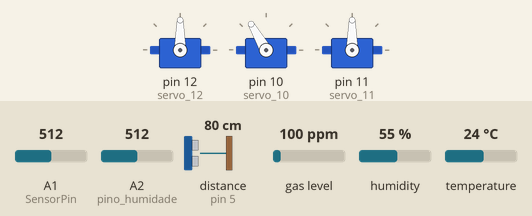
A sketch run on a simulated Arduino Uno, built with avr-gcc and run on an emulated ATmega328P. On the bench: 3 × servo. Wiring (inferred from the names in the program): ultrasonic range finder: trigger pin 4; echo pin 5. The test bench sets the inputs (shaded band); at power-on: distance to the obstacle (sensor on pin 5) 80 cm, temperature 24 °C, gas level 100 ppm, A1 (SensorPin) = 512, A2 (pino_humidade) = 512, humidity 55 %. The echo pulse lasts 58.3 µs per cm; what the sketch prints to the serial monitor is not drawn.

Above: at 1.4 s.
1.5 s: distance to the obstacle (sensor on pin 5) set to 2 cm
At 4.63 s:
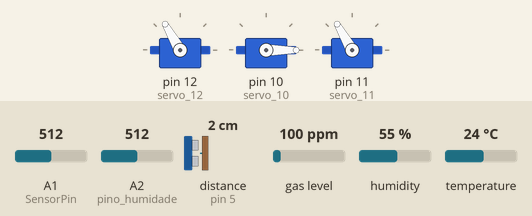
5.0 s: temperature set to 22 °C
8.5 s: temperature set to 19 °C
At 10.1 s:
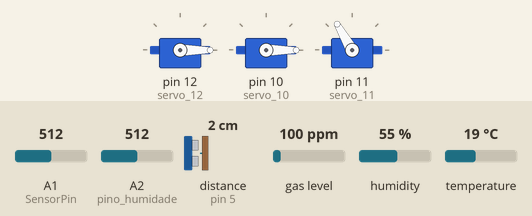
13.6 s: distance to the obstacle (sensor on pin 5) set to 18 cm
At 17.3 s:
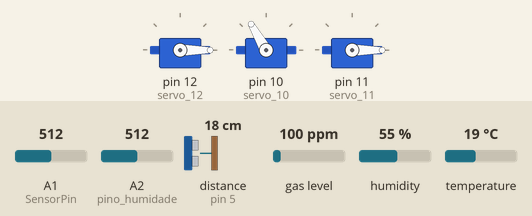
17.6 s: gas level set to 7 ppm
22.1 s: gas level set to 4 ppm
At 23.8 s:
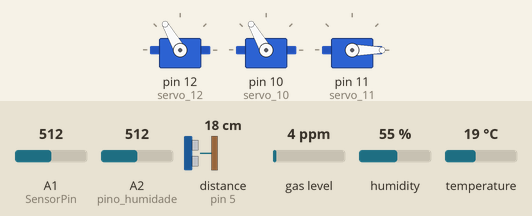
Timing chart, 0 to 25.3 s (numbered marks = the images above; inputs shaded):
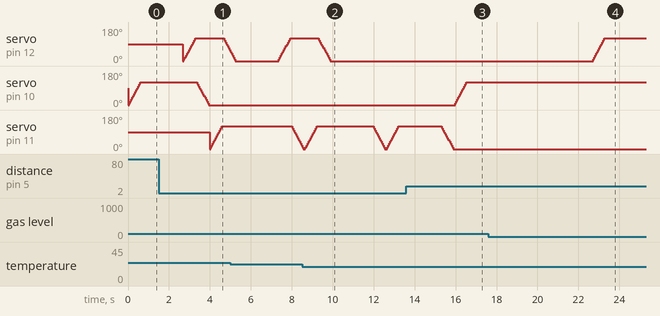

Measured:
- the behaviour switches between 21 and 20 °C on temperature (found by bisection; images 1 and 2)
- the behaviour switches between 6 and 5 ppm on gas level (found by bisection; images 3 and 4)
- after the input at 1.5 s, servo on pin 10 (servo_10): moves from 120° to 0° over 0.55 s, starting after 1.9 s
- after the input at 8.5 s, servo on pin 12 (servo_12): goes on until 9.9 s, then stays 0°
- after the input at 13.6 s, servo on pin 10 (servo_10): moves from 0° to 120° over 0.55 s, starting after 2.4 s; servo on pin 11 (servo_11): goes on until 15.9 s, then stays 0°
- after the input at 17.6 s, every drawn part: stays the same
- after the input at 22.1 s, servo on pin 12 (servo_12): moves from 0° to 120° over 0.55 s, starting after 0.62 s

The sketch:

Actual_Code.ino
```cpp
//Sensor PH
#define SensorPin A1
#define Offset 0.00
int i = 0;
static float pHValue = 0;
static float Voltagem = 0;
static float mediaVoltagem = 0;
static float SumVoltagem = 0;
static float VoltagemFinal = 0;


//Temperatura Exterior
#include "DHT.h"
#define DHTPIN 2
#define DHTTYPE DHT11
DHT dht(DHTPIN, DHTTYPE);


//Qualidade do ar
#include <Servo.h>
#include <MQUnifiedsensor.h>
#define placa "Arduino UNO"
#define Voltage_Resolution 5
#define pin A0
#define type "MQ-135"
#define ADC_Bit_Resolution 10
#define RatioMQ135CleanAir 3.6
MQUnifiedsensor MQ135(placa, Voltage_Resolution, ADC_Bit_Resolution, pin, type);
//Lona
Servo servo_12;
int pos = 0;
int lona = 0;

//Ultrassons(Altura da agua)
//Sensor
const int TRIG = 4;
const int ECHO = 5;
long duration;
long distancia;
//Variaveis auxiliares
long altura;
int profundidade = 11;//Altura do balde
//Altura minima e maxima do nivel da água
int alturaMax = 3;
int alturaMin = 1;
//Bomba/Torneira
Servo servo_10;
Servo servo_11;
int posB = 0;
int posT = 0;
int torneira = 0;
int bomba = 0;

//Humidade do solo
int pino_humidade = A2;
int humidade;


void setup(void)
{
  //Monitor Serie
  Serial.begin(9600);

  //Temperatura Exterior
  dht.begin();

  //Qualidade do ar
  MQ135.setRegressionMethod(1);
  MQ135.init();
  float calcR0 = 0;
  for(int i = 1; i<=10; i ++)
  {
    MQ135.update();
    calcR0 += MQ135.calibrate(RatioMQ135CleanAir);
  }
  MQ135.setR0(calcR0/10);
  //Lona
  servo_12.attach(12);

  //Ultrassons
  //Configurações do Sensor
  pinMode(TRIG,OUTPUT);
  pinMode(ECHO,INPUT);
  //Bomba/Torneira
  servo_10.attach(10);
  servo_11.attach(11);
}

void loop(void)
{
  //Serial.println("-----------------------");
  //Serial.println("Sensor de Ultrasssons");
  //Serial.println("-----------------------");
  nivel_agua();
  //Serial.println("-----------------------");
  //Serial.println("Sensor de pH");
  //Serial.println("-----------------------");
  pH();
  //Serial.println("-----------------------");
  //Serial.println("Sensor de Qualidade do Ar");
  //Serial.println("-----------------------");
  qualidade();
  delay(2000);
  //Serial.println("-----------------------");
  //Serial.println("Sensor de Temperatura e Humidade");
  //Serial.println("-----------------------");
  tempExterior();
  //Serial.println("-----------------------");
  //Serial.println("Sensor da Humidade do Solo");
  //Serial.println("-----------------------");
  humidade_solo();
  Serial.println("");
}


void nivel_agua()
{
  distancia = lerUltrassons(TRIG,ECHO);
  altura = profundidade - distancia;
  //Serial.print("Nivel da agua:");Serial.print(altura);Serial.print("cm");Serial.println("");
  Serial.print(altura);Serial.print(",");

  if(altura <= alturaMin)
  {
    //Serial.println("Perda de agua detetada!");
    abrir_bomba();
  }
  else
    fechar_bomba();

  if(altura >= alturaMax)
  {
    //Serial.println("Aumento significativo da agua!");
    abrir_torneira();
  }
  else
    fechar_torneira();
}

int lerUltrassons(int trig, int echo)
{
  digitalWrite(trig, LOW);
  delayMicroseconds(5);
  digitalWrite(trig, HIGH);
  delayMicroseconds(10);
  digitalWrite(trig, LOW);
  pinMode(echo, INPUT);
  duration = pulseIn(echo, HIGH);

  //Devolve o tempo em distancia(cm)
  return (duration/2) / 29.1;
}

void abrir_bomba()
{
  //Liga a bomba para encher a piscina
  if(posB > 0)posB = posB;
  else
  for (posB = 0; posB <=120; posB +=10) {
     servo_10.write(posB);
     delay(50);
    }
    bomba = 1;
}

void fechar_bomba()
{
  //Desliga a bomba para encher a piscina
  if(posB < 120)posB = posB;
  else
    for (posB = 120; posB >= 0; posB -= 10) {
     servo_10.write(posB);
     delay(50);
   }
   bomba = 0;
}

void abrir_torneira()
{
  //Abre a torneira, pois existe agua a mais
  if(posT > 0)posT = posT;
  else
  for (posT = 0; posT <=120; posT +=10) {
     servo_11.write(posT);
     delay(50);
    }
  torneira = 1;
}

void fechar_torneira()
{
  //Fecha a torneira para manter o nivel de agua
  if(posT < 120)posT = posT;
  else
    for (posT = 120; posT >= 0; posT -= 10) {
     servo_11.write(posT);
     delay(50);
   }
   torneira = 0;
}


void pH()
{
  mediaVoltagem = 0;
  SumVoltagem = 0;
  VoltagemFinal = 0;
  while(i < 5)
  {
    Voltagem = analogRead(SensorPin);
    SumVoltagem += Voltagem;
    i++;
  }
  if(i == 5)
  {
    mediaVoltagem = (SumVoltagem/5);
    VoltagemFinal = mediaVoltagem*5/1024;
    i=0;
  }
  pHValue = 3.5*VoltagemFinal+Offset - 1,1175;
  //Serial.print("pH: ");
  Serial.print(pHValue,2);Serial.print(",");
}


void qualidade()
{
  MQ135.update();
  MQ135.setA(605.18); MQ135.setB(-3.937);
  float CO = MQ135.readSensor();

  MQ135.setA(110.47); MQ135.setB(-2.862);
  float CO2 = MQ135.readSensor();

  //Serial.print("CO:");Serial.print(CO);Serial.println("");
  //Serial.print("CO2:");Serial.print(CO2);Serial.println("");

  Serial.print(CO);Serial.print(",");
  Serial.print(CO2);Serial.print(",");

  if(CO > 10 || CO2 > 5)
    fechar_lona();
  else
    abrir_lona();
}

void abrir_lona()
{
  //Abre a torneira, pois existe agua a mais
  if(pos > 0)pos = pos;
  else
  for (pos = 0; pos <=120; pos +=10) {
     servo_12.write(pos);
     delay(50);
    }
    lona = 1;
}

void fechar_lona()
{
  //Fecha a torneira para manter o nivel de agua
  if(pos < 120)pos = pos;
  else
    for (pos = 120; pos >= 0; pos -= 10) {
     servo_12.write(pos);
     delay(50);
   }
   lona = 0;
}


void tempExterior()
{
  float t = dht.readTemperature();
  float h = dht.readHumidity();
  //Serial.print("Temperatura:");Serial.print(t);Serial.println("");
  //Serial.print("Humidade:");Serial.print(h);Serial.println("");
  if(t > 20 && lona == 0)
    abrir_lona();
  Serial.print(t);Serial.print(",");
  Serial.print(h);Serial.print(",");
}


void humidade_solo()
{
   humidade = analogRead(pino_humidade);
   humidade = map(humidade,1024,0,0,100);
   //Serial.print("Humidade do solo : ");
   if(humidade > 40 && torneira == 1)
    fechar_torneira();
   Serial.print(humidade);Serial.print(",");
   //Serial.println("%");
}
```
